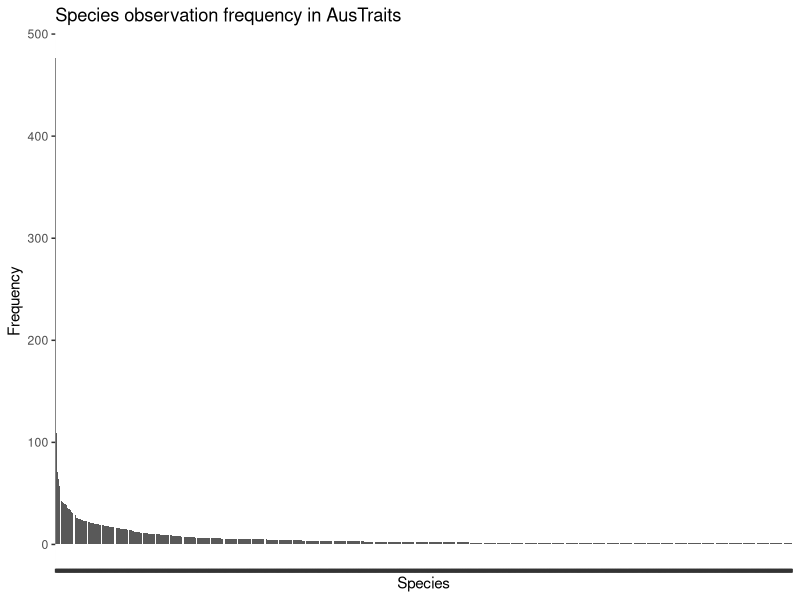
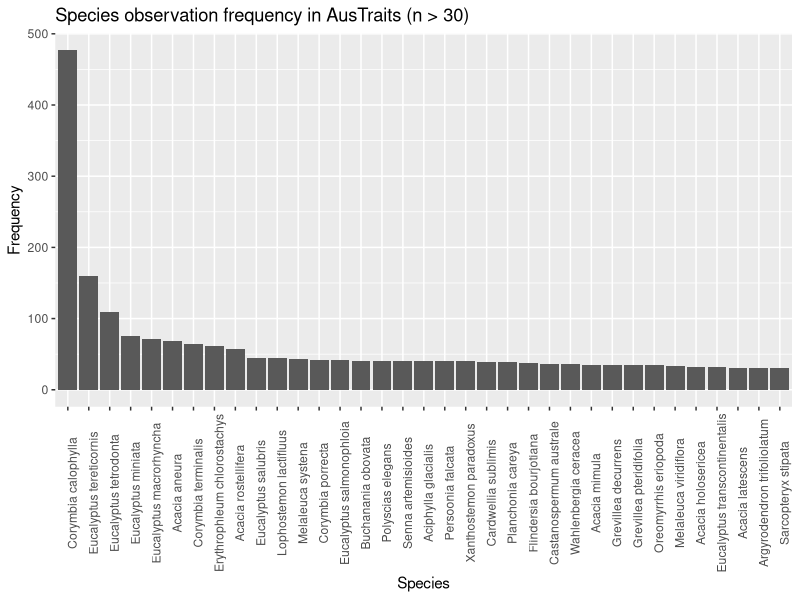
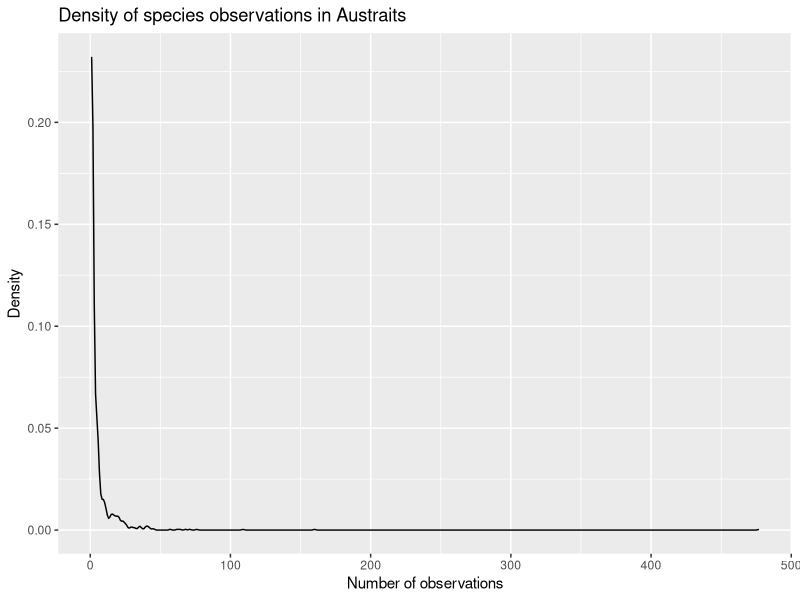
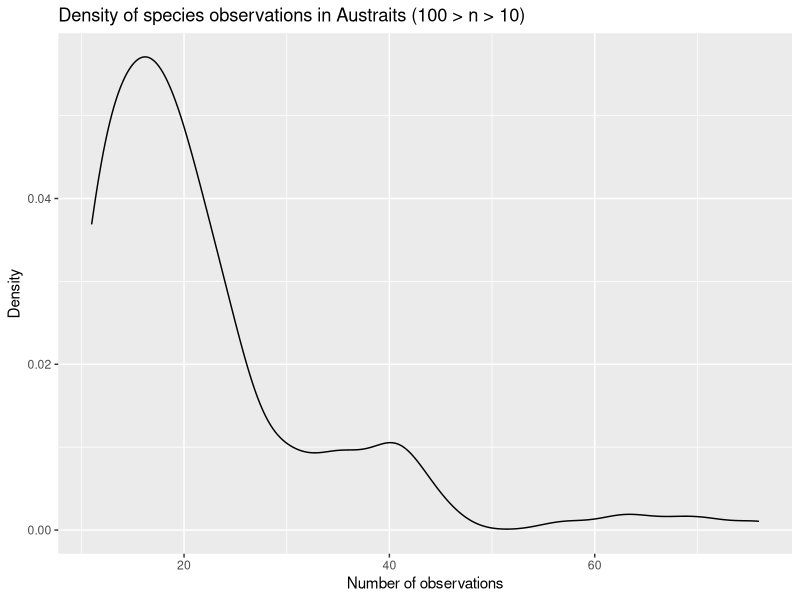

These charts were generated, in order, by the following R code: (Note: this script raises an error after producing the figures.)
# AusStoich Data Structure
# Libraries & functions ----
library(here)
library(tidyverse)

# Takes tibble tb, categorical variable x
# Returns factorized count table for levels of x
count_table <- function(tb, x) { 
  tb |> 
    count({{x}}, sort = T) |>
    filter({{x}} != 'NA') |> 
    mutate(name = fct({{x}})) |> 
    select(n:name) |> relocate(name)
}

# Takes tibble tb, continuous variable x, (optional) grouping
# Returns summary stats
summarize_cont <- function(tb, x, grouping = NULL) {
  tb |> summarize(
    min = min({{x}}, na.rm = T),
    median = median({{x}}, na.rm = T),
    mean = mean({{x}}, na.rm = T),
    var = var({{x}}, na.rm = T), 
    sd = sd({{x}}, na.rm = T), 
    max = max({{x}}, na.rm = T), 
    n = n(), 
    is_NA = sum(is.na({{x}})),
    .by = {{grouping}}
  )
}

# Data import & tidying ----
# Initial import 
raw_data <- read_csv(here('Inputs','austraits_leaf_stoichiometry_MASTER_v1.0_10-05-2024.csv'))
raw_data #For reference

tidy_data <- read_csv(
  file = here('Inputs','austraits_leaf_stoichiometry_MASTER_v1.0_10-05-2024.csv'),
  na = c('', 'NA', 'uncertain'),
  col_types = cols(
    woodiness = col_factor(c('herbaceous', 'woody')),
    reclass_life_history = col_factor(c('short', 'long')),
    putative_BNF = col_factor(c('0', '1')),
    myc_type = col_factor(c('AM', 'EcM', 'EcM-AM', 'ErM', 'NM', 'NM-AM'))
    )
  )

tidy_data <- tidy_data |> 
  select(Unique_ID:LATLONG) |>
  filter(!is.na(Unique_ID)) |>
  relocate(species_binom, .after = genus) |>
  relocate(c(lat_deg, long_deg), .after = dataset_id)

tidy_data

# Merging environmental data
env_data <- read_csv(here('Inputs', 'Aus-Stoich_gridded_env_data.csv')) |>
  rename(lat_deg = lat, long_deg = lon) 

seasonality_data <- read_csv(here('Inputs', 'AusStoich_Seasonality_WorldClim30s.csv')) |> 
  rename(lat_deg = `latitude (deg)`, long_deg = `longitude (deg)`)

joined_env <- full_join(env_data, seasonality_data)

joined_data <- left_join(tidy_data, joined_env)

write_csv(joined_data, 'AusStoich_Combined_Dataset_1.0.csv')


# Structure  ----
# Observation frequencies across taxa 
species <- count_table(tidy_data, species_binom) 
species

genus <- count_table(tidy_data, genus)
genus

family <- count_table(tidy_data, family)
family 

species |> #All species
  ggplot(aes(x = name, y = n)) +
  geom_col() + theme(axis.text.x = element_blank()) + 
  labs(
    title = 'Species observation frequency in AusTraits',
    x = 'Species', y = 'Frequency'
  )

species |> #Only species above a given frequency threshold 
  filter(n >= 30) |> 
  ggplot(aes(x = name, y = n)) +
  geom_col() + theme(axis.text.x = element_text(angle = 90)) + 
  labs(
    title = 'Species observation frequency in AusTraits (n > 30)',
    x = 'Species', y = 'Frequency'
    )

species |> #Observation density for all species
  ggplot(aes(x = n)) +
  geom_density() +
  labs(
    title = 'Density of species observations in Austraits',
    x = 'Number of observations', y = 'Density'
  )

species |> #Observation density within a given frequency range 
  filter(n > 10 & n < 100) |> 
  ggplot(aes(x = n)) + geom_density() +
  labs(
    title = 'Density of species observations in Austraits (100 > n > 10)',
    x = 'Number of observations', y = 'Density'
  )

# Spatial distribution 
# All species
australia <- map_data('world', region = 'australia') |> filter(long < 155)
ggplot() +
  geom_polygon(
    data = australia, 
    aes(x = long, y = lat, group = group), 
    fill = 'white', color = 'black'
    ) + 
  coord_quickmap() +
  geom_jitter( #Bin by species frequency? 
    data = aus_data, 
    aes(x = long_deg, y = lat_deg),
    alpha = 0.2, size = 2
    ) +
  labs(
    title = 'Spatial distribution of observations in AusTraits',
    x = 'Longitude', y = 'Latitude'
  )

# Other factors 
tidy_data |> count(woodiness)
tidy_data |> count(across(woodiness:putative_BNF)) 


# Note: thorough EDA moved to 02 with adjusted data
# Keeping below for reference
# Variation ----
# Foliar carbon 
tidy_data |> ggplot(aes(x = leaf_C_per_dry_mass)) +
  geom_histogram(bins = 80) +
  labs(
    title = 'Foliar C concentration across all samples',
    x = 'Foliar C per dry mass', y = 'Frequency'
  )

summarize_cont(tidy_data, leaf_C_per_dry_mass)

# Foliar nitrogen 
tidy_data |> ggplot(aes(x = leaf_N_per_dry_mass)) +
  geom_histogram(bins = 80) +
  labs(
    title = 'Foliar N concentration across all samples',
    x = 'Foliar N per dry mass', y = 'Frequency'
  )

summarize_cont(tidy_data, leaf_N_per_dry_mass)

# outliers_N <- tidy_data |> 
#   filter(leaf_N_per_dry_mass > 50) |> 
#   arrange(desc(leaf_N_per_dry_mass)) 

# Foliar phosphorus 
tidy_data |> ggplot(aes(x = leaf_P_per_dry_mass)) +
  geom_histogram(bins = 80) +
  labs(
    title = 'Foliar P concentration across all samples',
    x = 'Foliar P per dry mass', y = 'Frequency'
  )

summarize_cont(tidy_data, leaf_P_per_dry_mass)

# Stoichiometry distributions 
tidy_data |> ggplot(aes(x = CN_ratio)) +
  geom_histogram(bins = 60)

tidy_data |> ggplot(aes(x = NP_ratio)) +
  geom_histogram(bins = 60) +
  labs(
    title = 'Foliar N:P across all samples',
    x = 'N:P', y = 'Frequency'
  )

tidy_data |> ggplot(aes(x = CP_ratio)) +
  geom_histogram(bins = 60)


# Co-variation ----
# Example grouped stats 
tidy_data |> summarize_cont(leaf_C_per_dry_mass, grouping = woodiness) 

# Example density curve 
tidy_data |> ggplot(aes(x = CN_ratio, y = after_stat(density))) +
  geom_freqpoly(aes(linetype = woodiness)) +
  labs(
    title = 'C:N density curve across woodiness levels',
    x = 'C:N Ratio', y = 'Density'
  )

#Example box plot 
tidy_data |> filter(!is.na(woodiness)) |> 
  ggplot(aes(x = woodiness, y = CN_ratio)) +
  geom_boxplot() +
  labs(
    title = 'C:N ratio across woodiness levels',
    x = 'Woodiness', y = 'C:N Ratio'
  )

# Example scatter plot 
tidy_data |> ggplot(aes(x = CN_ratio, y = CP_ratio)) +
  geom_point(alpha = 0.4) +
  labs(
    title = 'Relationship between C:N & C:P across all samples',
    x = 'C:N Ratio', y = 'C:P Ratio'
  )